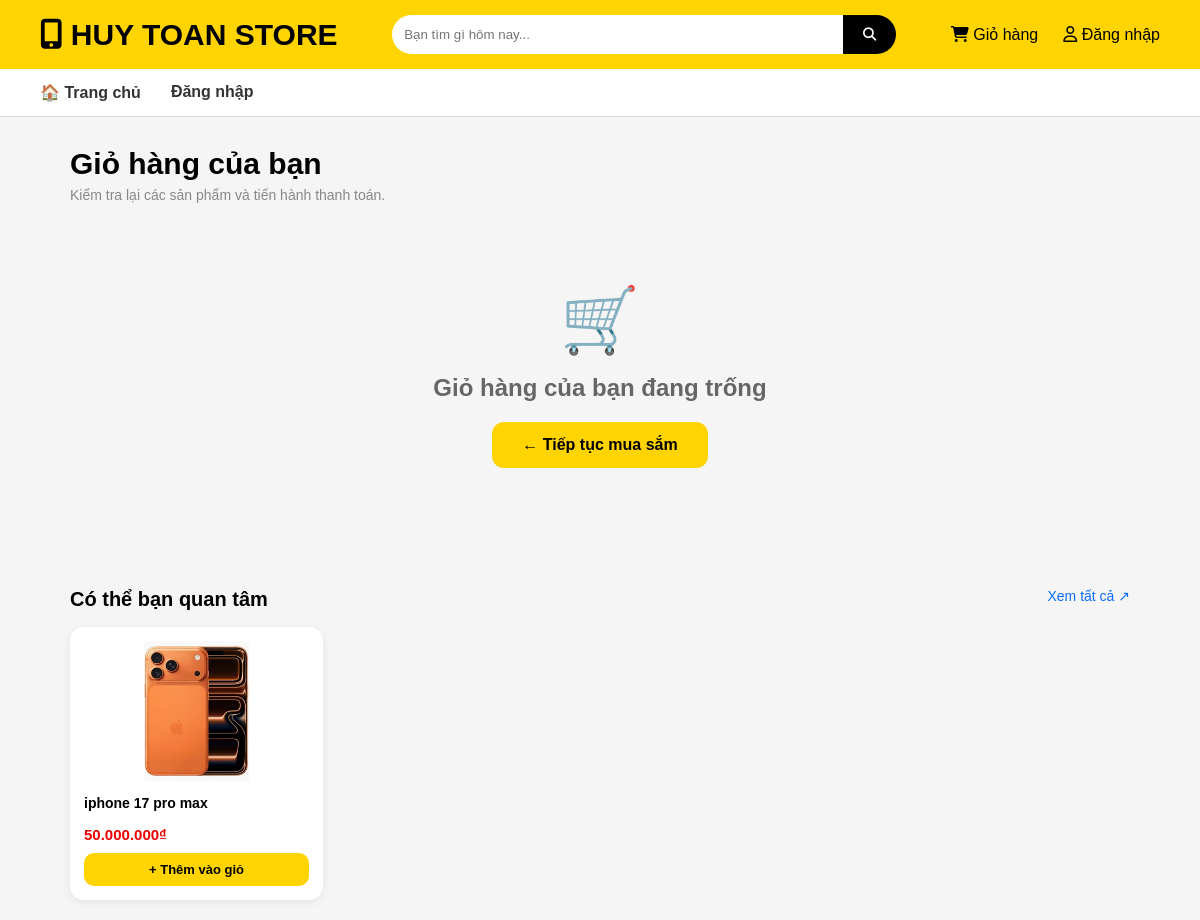
The page /Cart/view on the database its author committed.
### tables this page shows
CREATE TABLE IF NOT EXISTS `product` (
  `id` int NOT NULL AUTO_INCREMENT,
  `name` varchar(100) NOT NULL,
  `description` text,
  `price` decimal(10,2) NOT NULL,
  `image` varchar(255) DEFAULT NULL,
  `category_id` int DEFAULT NULL,
  PRIMARY KEY (`id`),
  KEY `category_id` (`category_id`),
  CONSTRAINT `product_ibfk_1` FOREIGN KEY (`category_id`) REFERENCES `category` (`id`) ON DELETE CASCADE
);

### app/controllers/CartController.php (called while the page is built, shortened)
<?php
require_once 'app/config/database.php';
class CartController {
    private $conn;
    public function __construct() {
        $db = new Database();
        $this->conn = $db->getConnection();
    }
    public function view() {
        $cart      = $_SESSION['cart'];
        $products  = $this->_getCartProducts($cart);
        $stmt = $this->conn->query("SELECT * FROM product ORDER BY RAND() LIMIT 4");
        $suggestions = $stmt->fetchAll();
        include 'app/views/cart/view.php';
    }
    private function _getCartProducts($cart) {
        if (empty($cart)) return [];
        $result = [];
        return $result;
    }
}

### index.php (called while the page is built, shortened)
<?php
require_once 'app/config/database.php';
$url = $_GET['url'] ?? '';
$url = rtrim($url, '/');
$url = filter_var($url, FILTER_SANITIZE_URL);
$url = explode('/', $url);
$action         = (!empty($url[1])) ? $url[1] : 'index';
$controller = new $controllerName();
$params = array_slice($url, 2);
call_user_func_array([$controller, $action], $params);

### app/config/database.php (called while the page is built, shortened)
<?php
class Database {
    private $host     = "localhost";
    private $db_name  = "my_store";
    private $username = "root";
    private $password = "";
    public function getConnection() {
        $this->conn = null;
        try {
            $this->conn = new PDO(
                "mysql:host=" . $this->host . ";dbname=" . $this->db_name . ";charset=utf8mb4",
                $this->username,
                $this->password
            );
            $this->conn->setAttribute(PDO::ATTR_ERRMODE, PDO::ERRMODE_EXCEPTION);
            $this->conn->setAttribute(PDO::ATTR_DEFAULT_FETCH_MODE, PDO::FETCH_ASSOC);
        } catch (PDOException $exception) {
            echo "Connection error: " . $exception->getMessage();
        }
        return $this->conn;
    }
}

### app/views/cart/view.php (the view, shortened to what this page needs)
<?php
$baseUrl = rtrim(dirname($_SERVER['SCRIPT_NAME']), '/\\');
?>
<!DOCTYPE html>
<html lang="vi">
<head>
    <link rel="stylesheet" href="<?= $baseUrl ?>/public/css/style.css">
    <link rel="stylesheet" href="https://cdnjs.cloudflare.com/ajax/libs/font-awesome/6.5.1/css/all.min.css">
</head>
<body>
<?php include 'shares/header.php'; ?>
<nav class="menu">
    <a href="<?= $baseUrl ?>/Product/list">🏠 Trang chủ</a>
    <?php if (isset($_SESSION['user_id'])): ?>
        <a href="<?= $baseUrl ?>/Auth/profile">Hồ sơ</a>
    <?php else: ?>
        <a href="<?= $baseUrl ?>/Auth/login">Đăng nhập</a>
    <?php endif; ?>
</nav>
<div class="page-head">
    <h1 class="page-title">Giỏ hàng của bạn</h1>
    <p class="page-sub">Kiểm tra lại các sản phẩm và tiến hành thanh toán.</p>
</div>
<?php if (empty($products)): ?>
<div class="empty-cart">
    <div style="font-size:64px; margin-bottom:16px;">🛒</div>
    <h2 style="color:#666;">Giỏ hàng của bạn đang trống</h2>
    <a href="<?= $baseUrl ?>/Product/list" style="display:inline-block; margin-top:20px; background:#ffd400; padding:14px 30px; border-radius:12px; font-weight:bold; text-decoration:none; color:#000;">← Tiếp tục mua sắm</a>
</div>
<?php endif; ?>
<?php if (!empty($suggestions)): ?>
<div class="suggestions">
    <h3>Có thể bạn quan tâm <a href="<?= $baseUrl ?>/Product/list" style="font-size:14px;color:#0d6efd;text-decoration:none;float:right;font-weight:normal;">Xem tất cả ↗</a></h3>
    <div class="sug-grid">
        <?php foreach ($suggestions as $s): ?>
        <div class="sug-card">
            <img src="<?= $baseUrl ?>/public/images/<?= htmlspecialchars($s['image'] ?? 'default.jpg') ?>"
                 onerror="this.src='https://placehold.co/200x200?text=SP'">
            <h4><?= htmlspecialchars($s['name']) ?></h4>
            <div class="price"><?= number_format($s['price'],0,',','.') ?>₫</div>
            <button class="btn-add-sug" onclick="addToCart(<?= $s['id'] ?>)">+ Thêm vào giỏ</button>
        </div>
        <?php endforeach; ?>
    </div>
</div>
<?php endif; ?>
</body>
</html>

### public/css/style.css (style rules this page uses)
* { margin:0; padding:0; box-sizing:border-box; font-family:Arial; }
body { background:#f5f5f5; }
.menu { background:#fff; padding:14px 40px; display:flex; gap:30px; border-bottom:1px solid #ddd; }
.menu a { text-decoration:none; color:#333; font-weight:bold; }
.price { color:red; font-size:26px; font-weight:bold; margin:15px 0; }

### app/views/cart/view.php (style rules this page uses)
h1.page-title { font-size:30px; margin:0 0 6px; }
.page-sub { color:#888; margin-bottom:0; font-size:14px; }
.page-head { padding:30px 20px 0; max-width:1100px; margin:0 auto; }
.suggestions { max-width:1100px; margin:40px auto 20px; padding:0 20px; }
.suggestions h3 { font-size:20px; margin-bottom:16px; }
.sug-grid { display:grid; grid-template-columns:repeat(4,1fr); gap:16px; }
.sug-card { background:#fff; border-radius:14px; padding:14px; box-shadow:0 2px 10px rgba(0,0,0,.07); }
.sug-card img { width:100%; height:140px; object-fit:contain; margin-bottom:10px; }
.sug-card h4 { font-size:14px; margin-bottom:4px; }
.sug-card .price { color:#e00; font-weight:bold; font-size:15px; margin-bottom:10px; }
.btn-add-sug { width:100%; padding:9px; background:#ffd400; border:none; border-radius:10px; cursor:pointer; font-weight:bold; font-size:13px; }
.empty-cart { text-align:center; padding:80px 20px; }

### rows shown on the page
product: image (picture), name "iphone 17 pro max", price "50.000.000"
